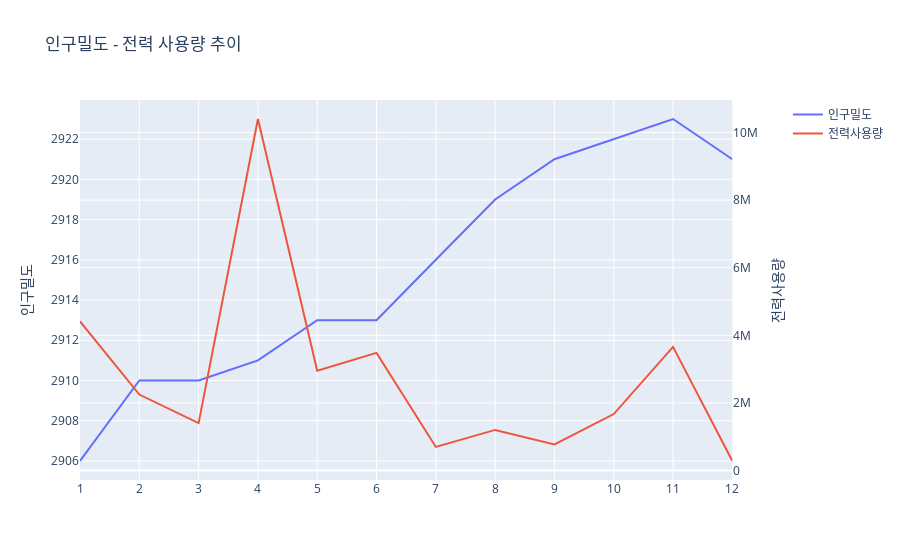

The cell this chart's notebook holds for it:
### Code cell
pop_ele_graph('광주광역시',2011)

### Figure 1 — Plotly figure (JSON) as saved in the notebook; plotly's stock layout.template omitted (floating-point values rounded to 4 significant figures)
{"data": [{"mode": "lines", "name": "인구밀도", "type": "scatter", "x": [1, 2, 3, 4, 5, 6, 7, 8, 9, 10, 11, 12], "xaxis": "x", "y": [2906, 2910, 2910, 2911, 2913, 2913, 2916, 2919, 2921, 2922, 2923, 2921], "yaxis": "y"}, {"mode": "lines", "name": "전력사용량", "type": "scatter", "x": [1, 2, 3, 4, 5, 6, 7, 8, 9, 10, 11, 12], "xaxis": "x", "y": [4414219, 2246393, 1400869, 10401852, 2954776, 3480140, 696886, 1200565, 771329, 1670111, 3657444, 280549], "yaxis": "y2"}], "layout": {"autosize": true, "title": {"text": "인구밀도 - 전력 사용량 추이"}, "xaxis": {"anchor": "y", "autorange": true, "domain": [0, 0.94], "dtick": 1, "range": [1, 12], "tickmode": "linear", "type": "linear"}, "yaxis": {"anchor": "x", "autorange": true, "domain": [0, 1], "range": [2905.0, 2924.0], "title": {"text": "인구밀도"}, "type": "linear"}, "yaxis2": {"anchor": "x", "autorange": true, "overlaying": "y", "range": [-281700.0, 10960000.0], "side": "right", "title": {"text": "전력사용량"}, "type": "linear"}}}
